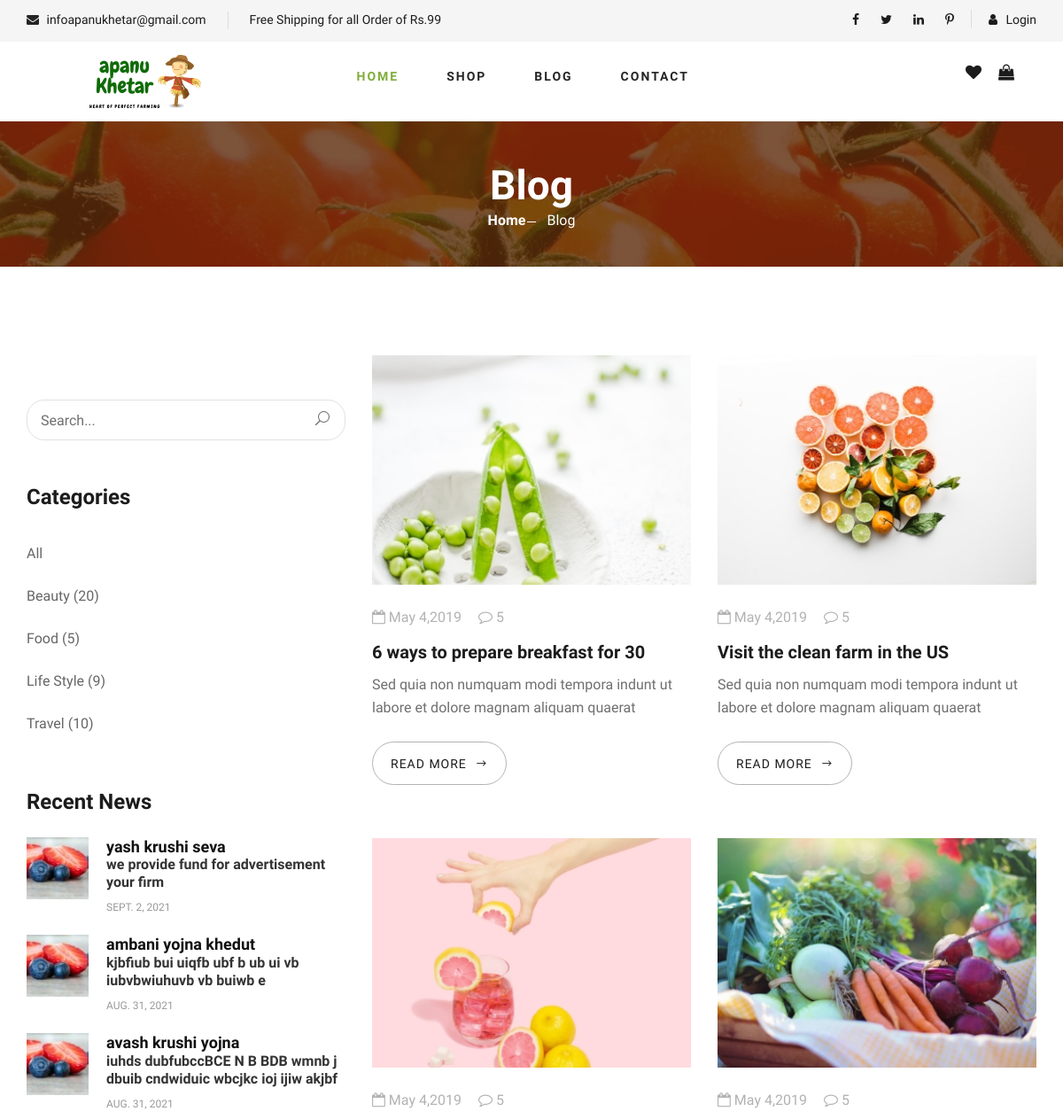
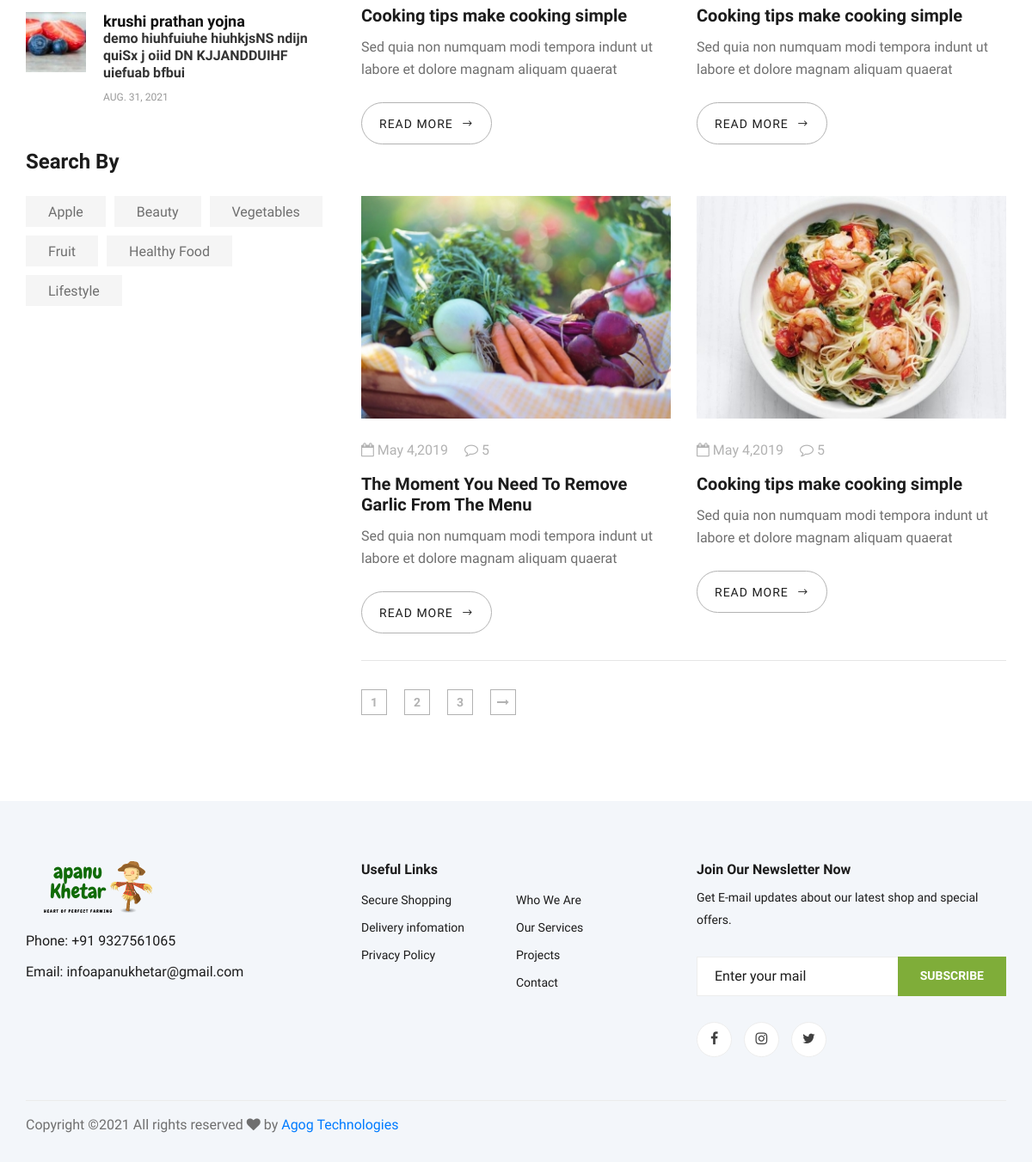
Screenshot of /blog/ with the database file from the repository (2 pictures, top to bottom).
### ApanuKhetarApp/models.py (models this page shows, shortened)
class news(models.Model):
    Title = models.CharField(max_length=50)
    Discription = models.CharField(max_length=500)
    added_date = models.DateField(auto_now_add=True)

### ApanuKhetarApp/views.py (the view)
# urls.py: path('blog/',views.blog,name="blog"),
def blog(request):
    return render(request, 'blog.html',data)

### ApanuKhetarApp/templates/blog.html
{% extends 'base.html' %}
{% load static %}
{% block content %}
<!DOCTYPE html>
<html lang="zxx">
    <section class="breadcrumb-section set-bg" data-setbg="{% static 'img/breadcrumb.jpg' %}">
        <div class="container">
            <div class="row">
                <div class="col-lg-12 text-center">
                    <div class="breadcrumb__text">
                        <h2>Blog</h2>
                        <div class="breadcrumb__option">
                            <a href="./index.html">Home</a>
                            <span>Blog</span>
                        </div>
                    </div>
                </div>
            </div>
        </div>
    </section>
    <section class="blog spad">
        <div class="container">
            <div class="row">
                <div class="col-lg-4 col-md-5">
                    <div class="blog__sidebar">
                        <div class="blog__sidebar__search">
                            <form action="#">
                                <input type="text" placeholder="Search...">
                                <button type="submit"><span class="icon_search"></span></button>
                            </form>
                        </div>
                        <div class="blog__sidebar__item">
                            <h4>Categories</h4>
                            <ul>
                                <li><a href="#">All</a></li>
                                <li><a href="#">Beauty (20)</a></li>
                                <li><a href="#">Food (5)</a></li>
                                <li><a href="#">Life Style (9)</a></li>
                                <li><a href="#">Travel (10)</a></li>
                            </ul>
                        </div>
                        <div class="blog__sidebar__item">
                            <h4>Recent News</h4>
                            <div class="blog__sidebar__recent">
                                {% for i in news %}
                                <a href="#" class="blog__sidebar__recent__item">
                                    <div class="blog__sidebar__recent__item__pic">
                                        <img src="{% static 'img/blog/sidebar/sr-1.jpg' %}" alt="">
                                    </div>
                                    <div class="blog__sidebar__recent__item__text">
                                        <h5><b>{{i.Title}}</b></h5><h6>{{i.Discription}}</h6>
                                                <span>{{i.added_date}}</span>
                                    </div>
                                </a>
                                 {% endfor %}
                            </div>
                        </div>
                        <div class="blog__sidebar__item">
                            <h4>Search By</h4>
                            <div class="blog__sidebar__item__tags">
                                <a href="#">Apple</a>
                                <a href="#">Beauty</a>
                                <a href="#">Vegetables</a>
                                <a href="#">Fruit</a>
                                <a href="#">Healthy Food</a>
                                <a href="#">Lifestyle</a>
                            </div>
                        </div>
                    </div>
                </div>
                <div class="col-lg-8 col-md-7">
                    <div class="row">
                        <div class="col-lg-6 col-md-6 col-sm-6">
                            <div class="blog__item">
                                <div class="blog__item__pic">
                                    <img src="{% static 'img/blog/blog-2.jpg' %}" alt="">
                                </div>
                                <div class="blog__item__text">
                                    <ul>
                                        <li><i class="fa fa-calendar-o"></i> May 4,2019</li>
                                        <li><i class="fa fa-comment-o"></i> 5</li>
                                    </ul>
                                    <h5><a href="#">6 ways to prepare breakfast for 30</a></h5>
                                    <p>Sed quia non numquam modi tempora indunt ut labore et dolore magnam aliquam
                                        quaerat </p>
                                    <a href="#" class="blog__btn">READ MORE <span class="arrow_right"></span></a>
                                </div>
                            </div>
                        </div>
                        <div class="col-lg-6 col-md-6 col-sm-6">
                            <div class="blog__item">
                                <div class="blog__item__pic">
                                    <img src="{% static 'img/blog/blog-3.jpg' %}" alt="">
                                </div>
                                <div class="blog__item__text">
                                    <ul>
                                        <li><i class="fa fa-calendar-o"></i> May 4,2019</li>
                                        <li><i class="fa fa-comment-o"></i> 5</li>
                                    </ul>
                                    <h5><a href="#">Visit the clean farm in the US</a></h5>
                                    <p>Sed quia non numquam modi tempora indunt ut labore et dolore magnam aliquam
                                        quaerat </p>
                                    <a href="#" class="blog__btn">READ MORE <span class="arrow_right"></span></a>
                                </div>
                            </div>
                        </div>
                        <div class="col-lg-6 col-md-6 col-sm-6">
                            <div class="blog__item">
                                <div class="blog__item__pic">
                                    <img src="{% static 'img/blog/blog-1.jpg' %}" alt="">
                                </div>
                                <div class="blog__item__text">
                                    <ul>
                                        <li><i class="fa fa-calendar-o"></i> May 4,2019</li>
                                        <li><i class="fa fa-comment-o"></i> 5</li>
                                    </ul>
                                    <h5><a href="#">Cooking tips make cooking simple</a></h5>
                                    <p>Sed quia non numquam modi tempora indunt ut labore et dolore magnam aliquam
                                        quaerat </p>
                                    <a href="#" class="blog__btn">READ MORE <span class="arrow_right"></span></a>
                                </div>
                            </div>
                        </div>
                        <div class="col-lg-6 col-md-6 col-sm-6">
                            <div class="blog__item">
                                <div class="blog__item__pic">
                                    <img src="{% static 'img/blog/blog-4.jpg' %}" alt="">
                                </div>
                                <div class="blog__item__text">
                                    <ul>
                                        <li><i class="fa fa-calendar-o"></i> May 4,2019</li>
                                        <li><i class="fa fa-comment-o"></i> 5</li>
                                    </ul>
                                    <h5><a href="#">Cooking tips make cooking simple</a></h5>
                                    <p>Sed quia non numquam modi tempora indunt ut labore et dolore magnam aliquam
                                        quaerat </p>
                                    <a href="#" class="blog__btn">READ MORE <span class="arrow_right"></span></a>
                                </div>
                            </div>
                        </div>
                        <div class="col-lg-6 col-md-6 col-sm-6">
                            <div class="blog__item">
                                <div class="blog__item__pic">
                                    <img src="{% static 'img/blog/blog-4.jpg' %}" alt="">
                                </div>
                                <div class="blog__item__text">
                                    <ul>
                                        <li><i class="fa fa-calendar-o"></i> May 4,2019</li>
                                        <li><i class="fa fa-comment-o"></i> 5</li>
                                    </ul>
                                    <h5><a href="#">The Moment You Need To Remove Garlic From The Menu</a></h5>
                                    <p>Sed quia non numquam modi tempora indunt ut labore et dolore magnam aliquam
                                        quaerat </p>
                                    <a href="#" class="blog__btn">READ MORE <span class="arrow_right"></span></a>
                                </div>
                            </div>
                        </div>
                        <div class="col-lg-6 col-md-6 col-sm-6">
                            <div class="blog__item">
                                <div class="blog__item__pic">
                                    <img src="{% static 'img/blog/blog-6.jpg' %}" alt="">
                                </div>
                                <div class="blog__item__text">
                                    <ul>
                                        <li><i class="fa fa-calendar-o"></i> May 4,2019</li>
                                        <li><i class="fa fa-comment-o"></i> 5</li>
                                    </ul>
                                    <h5><a href="#">Cooking tips make cooking simple</a></h5>
                                    <p>Sed quia non numquam modi tempora indunt ut labore et dolore magnam aliquam
                                        quaerat </p>
                                    <a href="#" class="blog__btn">READ MORE <span class="arrow_right"></span></a>
                                </div>
                            </div>
                        </div>
                        <div class="col-lg-12">
                            <div class="product__pagination blog__pagination">
                                <a href="#">1</a>
                                <a href="#">2</a>
                                <a href="#">3</a>
                                <a href="#"><i class="fa fa-long-arrow-right"></i></a>
                            </div>
                        </div>
                    </div>
                </div>
            </div>
        </div>
    </section>
</body>
</html>
{% endblock %}

### rows the page displays
news: Title "yash krushi seva", Discription "we provide fund for advertisement your firm", added_date "SEPT. 2, 2021"
news: Title "ambani yojna khedut", Discription "kjbfiub bui uiqfb ubf b ub ui vb iubvbwiuhuvb vb buiwb e", added_date "AUG. 31, 2021"
news: Title "avash krushi yojna", Discription "iuhds dubfubccBCE N B BDB wmnb j dbuib cndwiduic wbcjkc ioj ijiw akjbf", added_date "AUG. 31, 2021"
news: Title "krushi prathan yojna", Discription "demo hiuhfuiuhe hiuhkjsNS ndijn quiSx j oiid DN KJJANDDUIHF uiefuab bfbui", added_date "AUG. 31, 2021"
